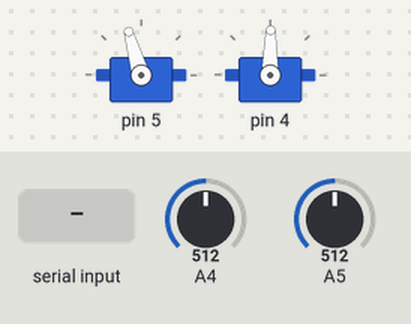
The sketch below on a simulated Arduino Uno, built with avr-gcc and run on an emulated ATmega328P. Parts: 2 × servo. The test bench sets the inputs (shaded band); at power-on: A4 = 512, A5 = 512. What the sketch prints to the serial monitor is not drawn.

Above: at 1.2 s.
1.3 s: "d" received over Serial
At 2.3 s:
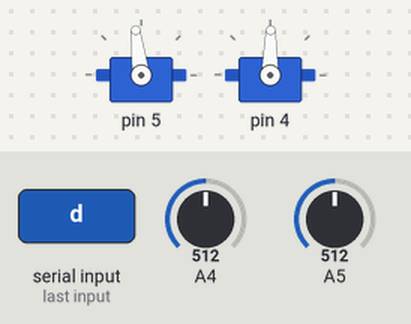
2.8 s: "e" received over Serial
At 3.4 s:
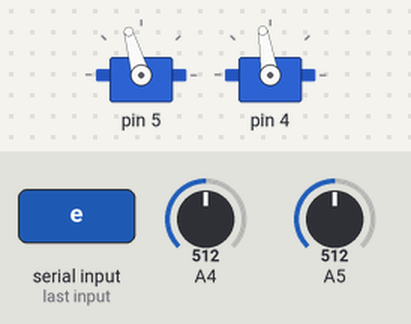
4.3 s: "q" received over Serial
At 5.7 s:
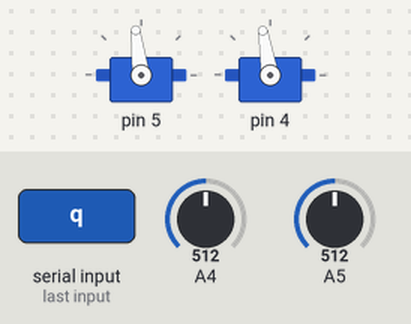
Timing chart, 0 to 7.3 s (numbered marks = the images above; inputs shaded):
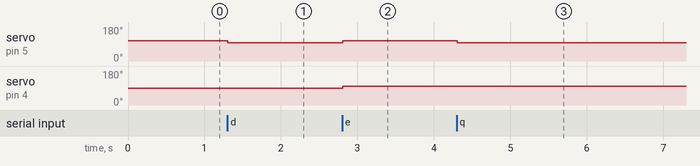

The sketch:

ComandosViaBluetooth.ino
```cpp
/*
 * Baixa o aplicativo de controle remoto para arduino bluetooth
 * https://play.google.com/store/apps/details?id=com.giumig.apps.bluetoothserialmonitor
 * Configurar com os caracteres utilizados no código
 *
 * Usar o Tx -> Rx e Rx -> Tx (bluetooth -> Arduíno)
 */

#include "ControleMovimento.h"
ControleMovimento cm;

long passosE = 20;
long passosD = 20;

int delta;


void setup() {
   delta = 20;
   cm.setup(5,4,A5,A4,1640,1460);
   Serial.begin(9600);
}

void loop() {
  cm.atualizaSensores();
  if (Serial.available())
  {
    char c = Serial.read();


    if (c == 'f') {
      // move para frente
      passosE = 20;
      passosD = 20;

    }
    else if (c == 'r') {
      // move para trás
      passosE = -20;
      passosD = -20;
    }
    else if (c == 'd') {
      passosE = 0;
      passosD = 20;
    }
    else if (c == 'e') {
      passosE = 20;
      passosD = 0;
    }
    else if (c == 'q') {
      passosE = 0;
      passosD = 0;
    }
    Serial.println(c);
  }
  cm.giraAte(passosE, passosD);
  //delay(20);
}
```

ContaGiros.cpp
```cpp
#include "ContaGiros.h"

ContaGiros::ContaGiros(){
  pulsoAtual = false;
  pulsoAnterior = false;
  contadorPicos = 0;
  deltaTempo = 1000;
  ultimoContadorPicos = 0;
}


void ContaGiros::setup(int p, int l){
  pin = p;
  limiar = l;
}

void ContaGiros::atualiza(){
  int inSensor = analogRead(pin);
  if (inSensor > limiar) {
    pulsoAtual = true;
  }
  else {
    pulsoAtual = false;
  }
  // detecta transição de subida
  if ( ! pulsoAnterior &&  pulsoAtual ){
    contadorPicos++;
  }

  pulsoAnterior = pulsoAtual;

}

unsigned long ContaGiros::distanciaParaPicos(double dist) {
  // (dist / distRoda) = ( picos / qtFendas)
  return (dist/distRoda)*qtFendas;

}

double ContaGiros::picosParaDistancia(unsigned long picos){
  // (dist / distRoda) = ( picos / qtFendas)
  return  (picos*distRoda)/(qtFendas);
}


unsigned long  ContaGiros::velocidadeRoda() {
  unsigned long tempoAtual = millis();
  if (tempoAtual - ultimoTempo > deltaTempo ) {
    deltaContadorPicos = contadorPicos - ultimoContadorPicos;
    ultimoTempo = tempoAtual;
    ultimoContadorPicos = contadorPicos;

  }
  return deltaContadorPicos;

}


int ContaGiros::getContador(){
  return contadorPicos;
}

void ContaGiros::zeraContador() {
  contadorPicos = 0;
  ultimoContadorPicos = 0;

}

bool ContaGiros::contaAte(long cont){
  if( cont <= contadorPicos){
    return false;
  }
  else{
    return true;
  }
}
```

ContaGiros.h
```cpp
#ifndef CONTAGIROS_H
#define CONTAGIROS_H

#include <Arduino.h>


 class ContaGiros
 {
     public:
        ContaGiros();
        // Seta o pino do sensor e o limiar
        void setup(int p, int l);
        // atualiza() deve ser chamada no loop principal constatemente
        void atualiza();
        int getContador();
        void zeraContador();
        unsigned long  velocidadeRoda();
        bool contaAte(long cont);

    private:
        unsigned long contadorPicos;
        bool pulsoAtual;
        bool pulsoAnterior;
        int pin;
        int limiar;
        // tempo
        unsigned long deltaTempo;
        unsigned long ultimoTempo;
        unsigned long ultimoContadorPicos;
        unsigned long deltaContadorPicos;

        //Distância percorida por uma volta completa da roda
        double distRoda;
        //Quantidade de fendas no disco
        double qtFendas;

        unsigned long distanciaParaPicos(double dist);
        double picosParaDistancia(unsigned long picos);

 };

#endif
```

ControleMovimento.cpp
```cpp
#include "ControleMovimento.h"

ControleMovimento::ControleMovimento(){
  incEsq = 100;
  incDir = 100;

}


void ControleMovimento::setup(int pinEMotor, int pinDMotor, int pinESensor, int pinDSensor){
  contaGE.setup(pinESensor,200);
  contaGD.setup(pinDSensor,600);
  mEsquerdo.attach(pinEMotor);
  mDireito.attach(pinDMotor);
  pararMDireito = 1470;
  pararMEsquerdo = 1620;

}

void ControleMovimento::setup(int pinEMotor, int pinDMotor, int pinESensor, int pinDSensor, int pwmEsq, int pwmDir){
  contaGE.setup(pinESensor,200);
  contaGD.setup(pinDSensor,600);
  mEsquerdo.attach(pinEMotor);
  mDireito.attach(pinDMotor);
  pararMDireito = pwmDir;
  pararMEsquerdo = pwmEsq;


  Serial.begin(9600);
}

void ControleMovimento::moveMotores(int pulsoEsq, int pulsoDir) {
    mEsquerdo.writeMicroseconds(pararMEsquerdo - pulsoEsq);
    mDireito.writeMicroseconds(pararMDireito + pulsoDir);

}


void ControleMovimento::giraAte( long contE,  long contD){
  int pE = 0;
  int pD = 0;
  if ( ! contaGE.contaAte(abs(contE))) {
    if (contE < 0)
      pE = -incEsq;
    else
      pE = incEsq;
  }
  if ( ! contaGD.contaAte(abs(contD))) {
    if (contE < 0)
      pE = -incDir;
    else
      pD = incDir;
  }
  moveMotores(pE,pD);
  Serial.println(contaGE.getContador());

}

/* Deve ser chamada no loop principal */
void ControleMovimento::atualizaSensores(){
  contaGE.atualiza();
  contaGD.atualiza();

}
```

ControleMovimento.h
```cpp
#ifndef CONTROLEMOVIMENTO_H
#define CONTROLEMOVIMENTO_H

#include "ContaGiros.h"
#include <Servo.h>


#define SENSOR_ESQUERDO 1
#define SENSOR_DIRETO 2


 class ControleMovimento
 {
     public:
        ControleMovimento();
        void setup(int pinEMotor, int pinDMotor, int pinESensor, int pinDSensor);
        void setup(int pinEMotor, int pinDMotor, int pinESensor, int pinDSensor, int pwmEsq, int pwmDir);
        void giraAte( long contE,  long contD);
        void percorreDistancia(double dist);
        void atualizaSensores();
        double calculaVelocidadeRE();
        double calculaVelocidadeRD();

        void moveMotores(int pulsoEsq, int pulsoDir);


    private:
        // Contador de giros para roda esquerda
        ContaGiros contaGE;
        // Contador de giros para roda direita
        ContaGiros contaGD;
        Servo mEsquerdo;
        Servo mDireito;
        int pararMDireito;
        int pararMEsquerdo;
        int incEsq;
        int incDir;

        /*
        // atributos para tratar o tempo de execução de um comando
        bool proximoComando;
        bool temComandoAtivo;
        unsigned long tempoExecComando;
        unsigned long ultimoTempo;
*/

 };

#endif
```

Measured:
- after the input at 1.3 s, servo on pin 5: 106° → 97° at once
- after the input at 2.8 s, servo on pin 5: 97° → 106° at once; servo on pin 4: 89° → 99° at once
- after the input at 4.3 s, servo on pin 5: 106° → 97° at once
